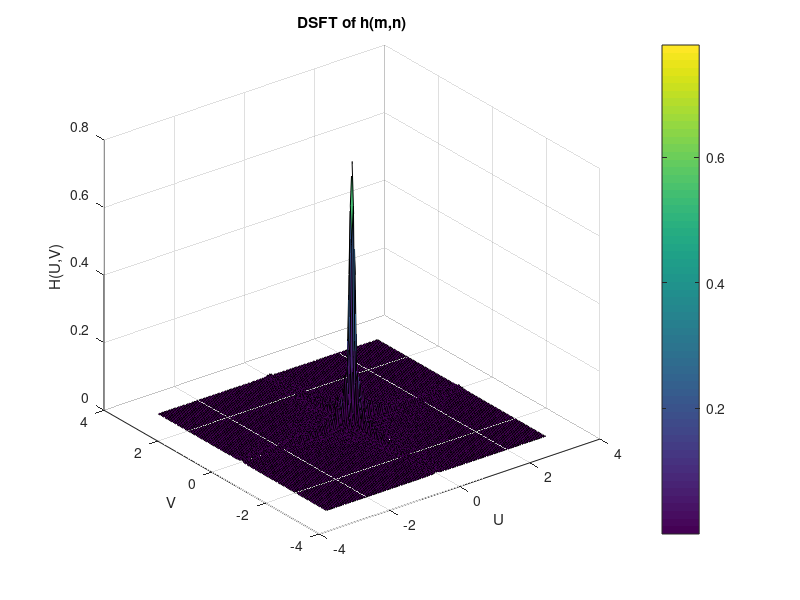
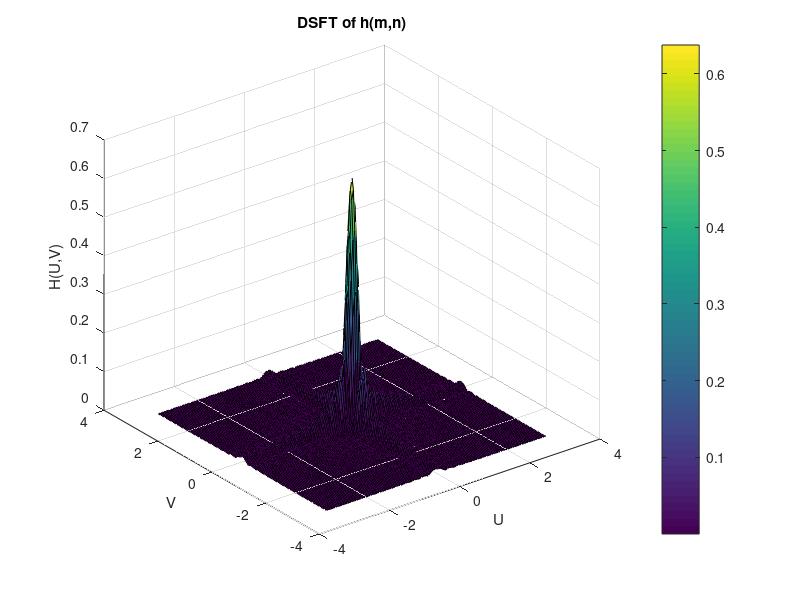
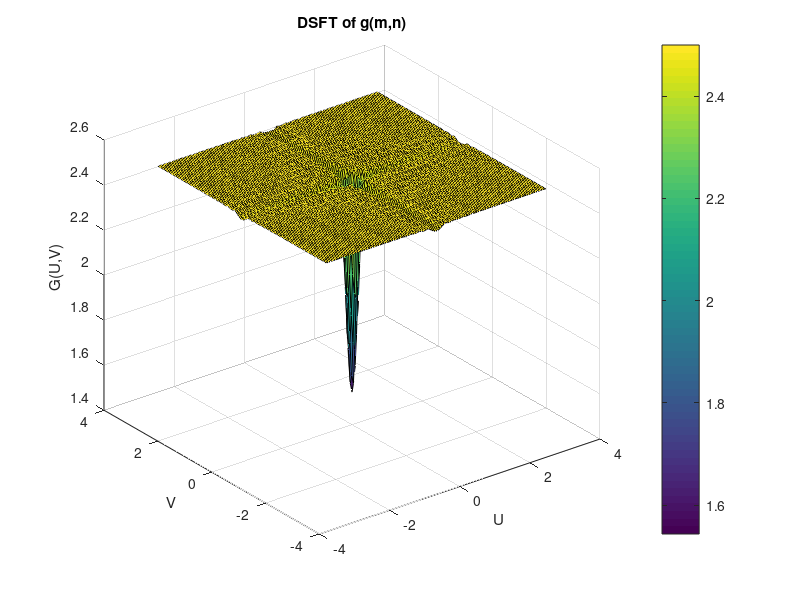
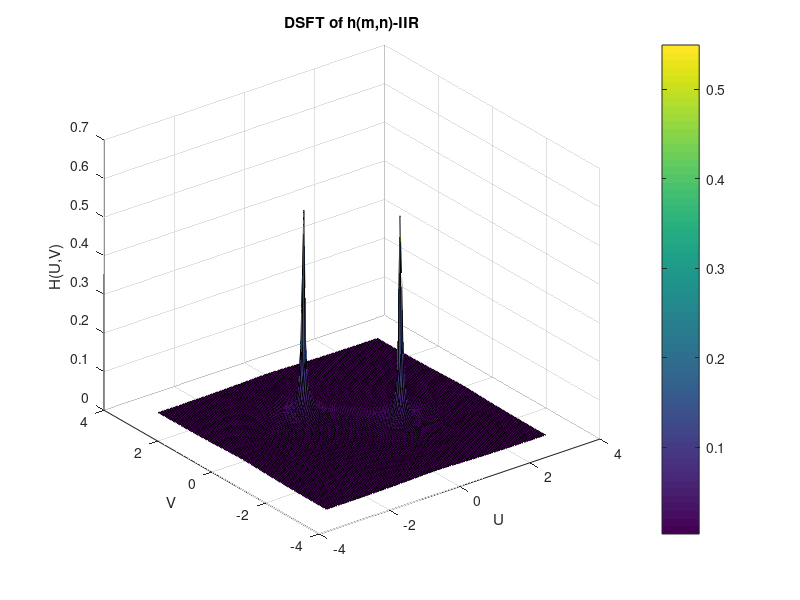

Source code (MATLAB) for these figures, in order: (Note: this script raises an error after producing the figures.)
clc;
close all;
clear all;

u = -pi:0.05:pi;
v = -pi:0.05:pi;
[U,V] = meshgrid(u,v);

H1 = abs(64/81*sinc(8.*U).*sinc(8.*V));
figure;
surf(U,V,H1)
xlabel('U')
ylabel('V')
zlabel('H(U,V)')
title('DSFT of h(m,n)')
colormap
colorbar

H2 = abs(16/25*sinc(4.*U).*sinc(4.*V));
figure;
surf(U,V,H2)
xlabel('U')
ylabel('V')
zlabel('H(U,V)')
title('DSFT of h(m,n)')
colormap
colorbar

lamada = 1.5;
G2 = abs((1+lamada)*ones(size(H2))-lamada*H2);
figure;
surf(U,V,G2)
xlabel('U')
ylabel('V')
zlabel('G(U,V)')
title('DSFT of g(m,n)')
colormap
colorbar

H3 = abs(0.01./(1-0.9*exp(-i*U)-0.9*exp(-i*V)+0.81*exp(-i*U)*exp(-i*V)));
figure;
surf(U,V,H3)
xlabel('U')
ylabel('V')
zlabel('H(U,V)')
title('DSFT of h(m,n)-IIR')
colormap
colorbar


%% View and compare

OriginImg = imread('img03.tif');
BlurImg = imread('imgblur.tif');
image(OriginImg);
colormap(gray(256));
truesize;

%% Compute the point spread function h(m,n)
x = zeros(256,256);
x(127,127) = 1;
imwrite(uint8(255*100*h),'h_out.tif')
